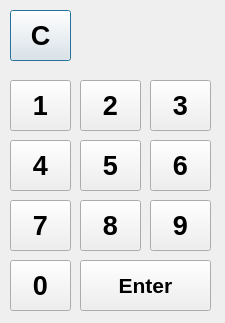
<?xml version="1.0" encoding="UTF-8"?>
<ui version="4.0">
 <class>MotorNumPad</class>
 <widget class="QDialog" name="MotorNumPad">
  <property name="geometry">
   <rect>
    <x>0</x>
    <y>0</y>
    <width>225</width>
    <height>323</height>
   </rect>
  </property>
  <property name="font">
   <font>
    <pointsize>16</pointsize>
   </font>
  </property>
  <property name="mouseTracking">
   <bool>false</bool>
  </property>
  <property name="windowTitle">
   <string>MotorNumPad</string>
  </property>
  <property name="modal">
   <bool>true</bool>
  </property>
  <widget class="QLabel" name="lblMotorSpeed">
   <property name="geometry">
    <rect>
     <x>80</x>
     <y>10</y>
     <width>131</width>
     <height>51</height>
    </rect>
   </property>
   <property name="font">
    <font>
     <pointsize>20</pointsize>
     <weight>75</weight>
     <bold>true</bold>
    </font>
   </property>
   <property name="text">
    <string/>
   </property>
   <property name="scaledContents">
    <bool>false</bool>
   </property>
   <property name="alignment">
    <set>Qt::AlignRight|Qt::AlignTrailing|Qt::AlignVCenter</set>
   </property>
   <property name="textInteractionFlags">
    <set>Qt::LinksAccessibleByMouse</set>
   </property>
  </widget>
  <widget class="QPushButton" name="pbClear">
   <property name="geometry">
    <rect>
     <x>10</x>
     <y>10</y>
     <width>61</width>
     <height>51</height>
    </rect>
   </property>
   <property name="font">
    <font>
     <pointsize>20</pointsize>
     <weight>75</weight>
     <bold>true</bold>
    </font>
   </property>
   <property name="text">
    <string>C</string>
   </property>
  </widget>
  <widget class="QPushButton" name="pb1">
   <property name="geometry">
    <rect>
     <x>10</x>
     <y>80</y>
     <width>61</width>
     <height>51</height>
    </rect>
   </property>
   <property name="font">
    <font>
     <pointsize>20</pointsize>
     <weight>75</weight>
     <bold>true</bold>
    </font>
   </property>
   <property name="text">
    <string>1</string>
   </property>
  </widget>
  <widget class="QPushButton" name="pb2">
   <property name="geometry">
    <rect>
     <x>80</x>
     <y>80</y>
     <width>61</width>
     <height>51</height>
    </rect>
   </property>
   <property name="font">
    <font>
     <pointsize>20</pointsize>
     <weight>75</weight>
     <bold>true</bold>
    </font>
   </property>
   <property name="text">
    <string>2</string>
   </property>
  </widget>
  <widget class="QPushButton" name="pb3">
   <property name="geometry">
    <rect>
     <x>150</x>
     <y>80</y>
     <width>61</width>
     <height>51</height>
    </rect>
   </property>
   <property name="font">
    <font>
     <pointsize>20</pointsize>
     <weight>75</weight>
     <bold>true</bold>
    </font>
   </property>
   <property name="text">
    <string>3</string>
   </property>
  </widget>
  <widget class="QPushButton" name="pb4">
   <property name="geometry">
    <rect>
     <x>10</x>
     <y>140</y>
     <width>61</width>
     <height>51</height>
    </rect>
   </property>
   <property name="font">
    <font>
     <pointsize>20</pointsize>
     <weight>75</weight>
     <bold>true</bold>
    </font>
   </property>
   <property name="text">
    <string>4</string>
   </property>
  </widget>
  <widget class="QPushButton" name="pb5">
   <property name="geometry">
    <rect>
     <x>80</x>
     <y>140</y>
     <width>61</width>
     <height>51</height>
    </rect>
   </property>
   <property name="font">
    <font>
     <pointsize>20</pointsize>
     <weight>75</weight>
     <bold>true</bold>
    </font>
   </property>
   <property name="text">
    <string>5</string>
   </property>
  </widget>
  <widget class="QPushButton" name="pb6">
   <property name="geometry">
    <rect>
     <x>150</x>
     <y>140</y>
     <width>61</width>
     <height>51</height>
    </rect>
   </property>
   <property name="font">
    <font>
     <pointsize>20</pointsize>
     <weight>75</weight>
     <bold>true</bold>
    </font>
   </property>
   <property name="text">
    <string>6</string>
   </property>
  </widget>
  <widget class="QPushButton" name="pb7">
   <property name="geometry">
    <rect>
     <x>10</x>
     <y>200</y>
     <width>61</width>
     <height>51</height>
    </rect>
   </property>
   <property name="font">
    <font>
     <pointsize>20</pointsize>
     <weight>75</weight>
     <bold>true</bold>
    </font>
   </property>
   <property name="text">
    <string>7</string>
   </property>
  </widget>
  <widget class="QPushButton" name="pb8">
   <property name="geometry">
    <rect>
     <x>80</x>
     <y>200</y>
     <width>61</width>
     <height>51</height>
    </rect>
   </property>
   <property name="font">
    <font>
     <pointsize>20</pointsize>
     <weight>75</weight>
     <bold>true</bold>
    </font>
   </property>
   <property name="text">
    <string>8</string>
   </property>
  </widget>
  <widget class="QPushButton" name="pb9">
   <property name="geometry">
    <rect>
     <x>150</x>
     <y>200</y>
     <width>61</width>
     <height>51</height>
    </rect>
   </property>
   <property name="font">
    <font>
     <pointsize>20</pointsize>
     <weight>75</weight>
     <bold>true</bold>
    </font>
   </property>
   <property name="text">
    <string>9</string>
   </property>
  </widget>
  <widget class="QPushButton" name="pb0">
   <property name="geometry">
    <rect>
     <x>10</x>
     <y>260</y>
     <width>61</width>
     <height>51</height>
    </rect>
   </property>
   <property name="font">
    <font>
     <pointsize>20</pointsize>
     <weight>75</weight>
     <bold>true</bold>
    </font>
   </property>
   <property name="text">
    <string>0</string>
   </property>
  </widget>
  <widget class="QPushButton" name="pbEnter">
   <property name="geometry">
    <rect>
     <x>80</x>
     <y>260</y>
     <width>131</width>
     <height>51</height>
    </rect>
   </property>
   <property name="font">
    <font>
     <pointsize>16</pointsize>
     <weight>75</weight>
     <bold>true</bold>
    </font>
   </property>
   <property name="text">
    <string>Enter</string>
   </property>
  </widget>
 </widget>
 <resources/>
 <connections/>
</ui>
